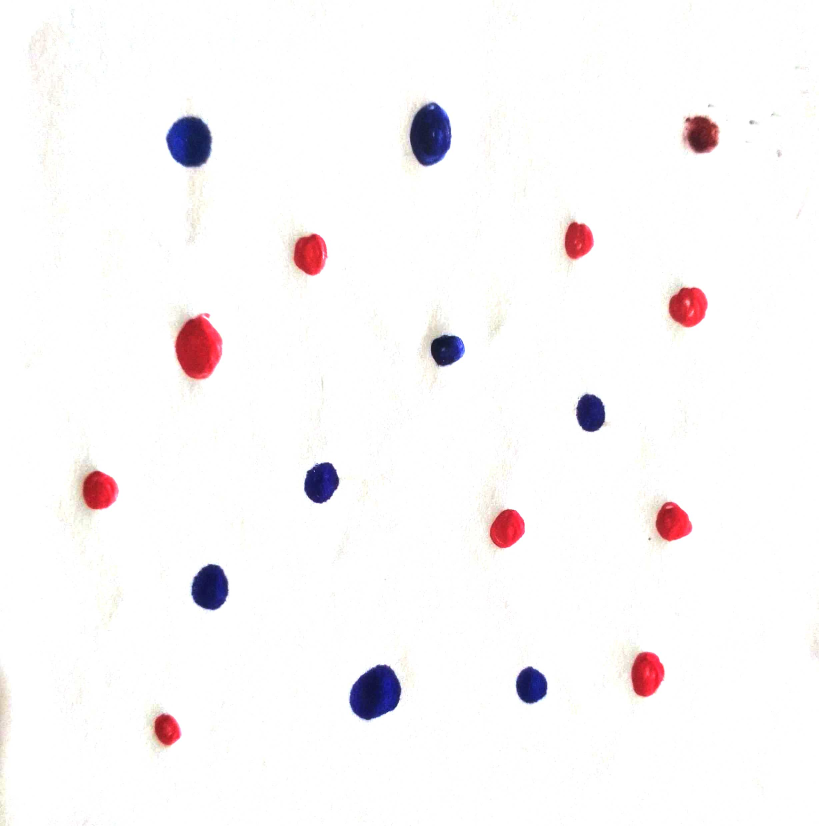
#> input picture lab3/new.jpg, 2456 x 2477 px, found by its file name (shown at 1/3 size)
$ jupyter execute --allow-errors lab3.ipynb
#> lines starting #> are read from the running program, lines starting #| are printed output that depends on the picture; after the words box and inside, x2 and y2 are one past the last pixel; in counts of white or black regions, pixels touching at a corner belong together
[cell 1]
#cs21b2016

import cv2
import numpy as np
from IPython.display import Image, display
from matplotlib import pyplot as plt

path = 'D:/opencv/lab3/new.jpg'

#convert to grayscale
img = cv2.imread(path)
#> img is the input picture: shape (2477, 2456, 3); mean B, G, R 248.3, 247.4, 250

#image grayscale conversion
gray = cv2.cvtColor(img, cv2.COLOR_BGR2GRAY)
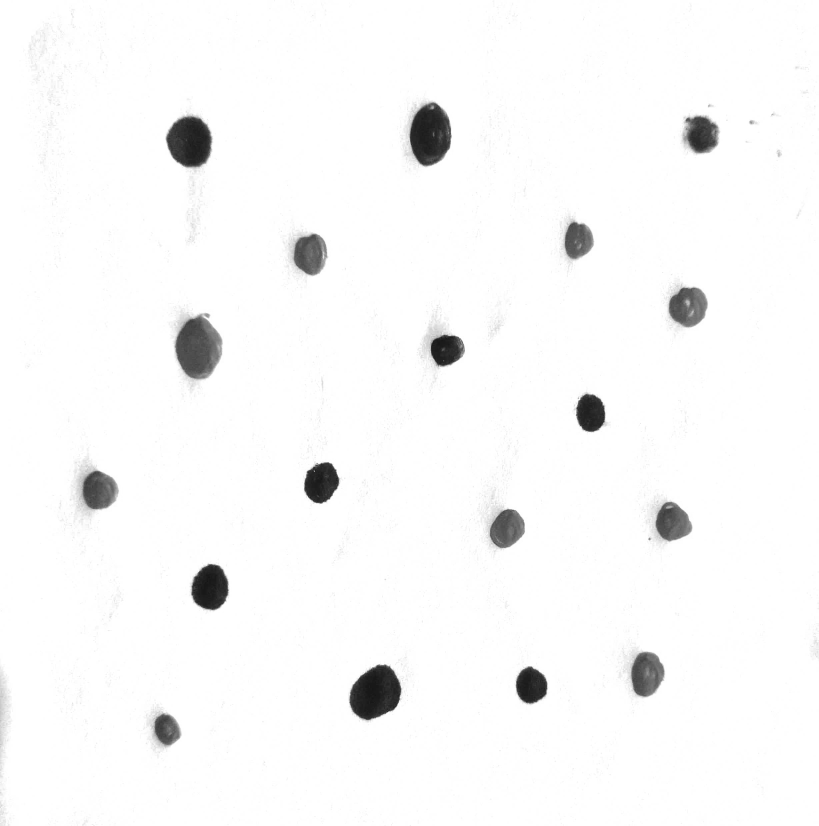
#> gray: shape (2477, 2456) (shown at 1/3 size); min 8, max 255, mean 248.3
#display image


# Plot the image
def imshow(img, ax=None):
    if ax is None:
        ret, encoded = cv2.imencode(".jpg", img)
        display(Image(encoded))
    else:
        ax.imshow(cv2.cvtColor(img, cv2.COLOR_BGR2RGB))
        ax.axis('off')

imshow(gray)


ret,bin_img = cv2.threshold(gray, 0, 255, cv2.THRESH_BINARY_INV | cv2.THRESH_OTSU)
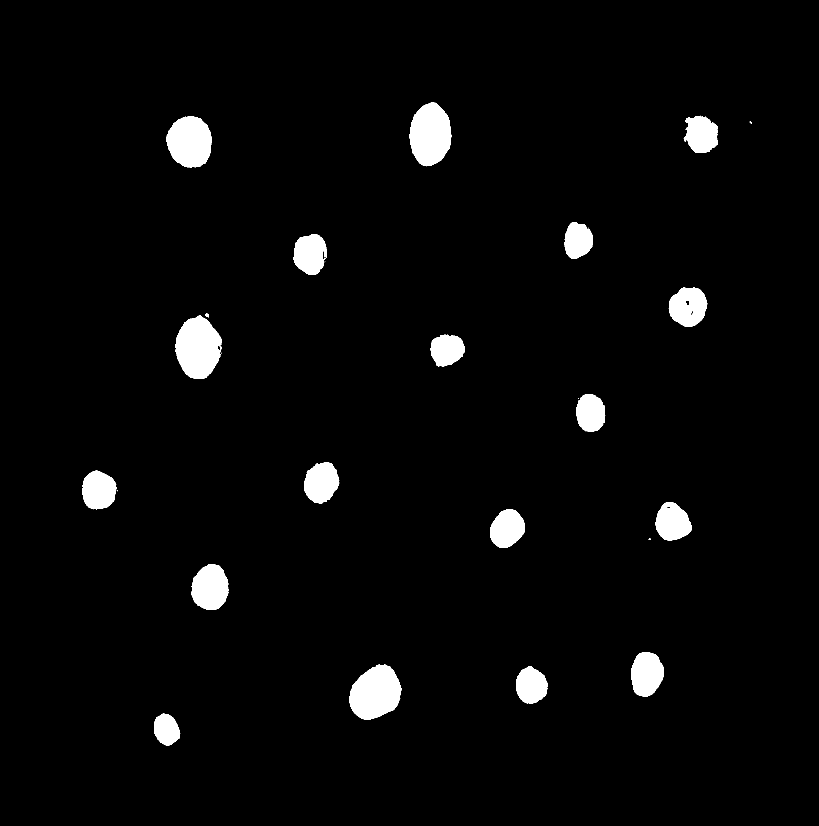
#> bin_img: shape (2477, 2456) (shown at 1/3 size); 3.2% white; 33 white regions (12 under 20 px), largest, box (x1, y1, x2, y2) and area: (525, 945, 665, 1137) 19300, (1048, 1994, 1204, 2160) 18862, (1229, 307, 1354, 499) 18177
#> ret = 163

imshow(bin_img)

[cell 2]
# noise removal
kernel = cv2.getStructuringElement(cv2.MORPH_RECT, (3, 3))
bin_img = cv2.morphologyEx(bin_img,
						cv2.MORPH_OPEN,
						kernel,
						iterations=2)
#> bin_img: shape (2477, 2456); 3.2% white; 18 white regions, largest, box (x1, y1, x2, y2) and area: (526, 947, 664, 1137) 19191, (1049, 1994, 1204, 2160) 18850, (1229, 308, 1354, 498) 18161
imshow(bin_img)

$ run again, with lab3/dot1.jpg copied over lab3/new.jpg
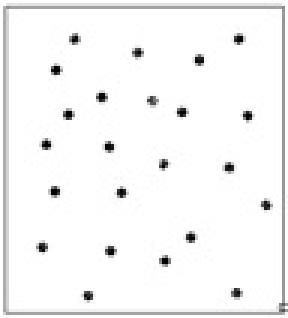
#> input picture lab3/dot1.jpg, 96 x 106 px, found by its file name (shown 3 times larger)
#> img is the input picture: shape (106, 96, 3); min 0, max 255, mean 245.7
#> encoded = 3682 values, max 255 at index 0, min 0 at index 4, mean 130.3
#> `ret,bin_img = cv2.threshold(gray, 0, 255, cv2.THRESH_BINARY_INV | cv2...`:
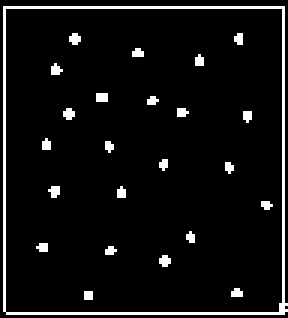
#> bin_img: shape (106, 96) (shown 3 times larger); 6.2% white in thin lines or dots
#> ret = 191

$ run again, with lab3/dot2.jpg copied over lab3/new.jpg
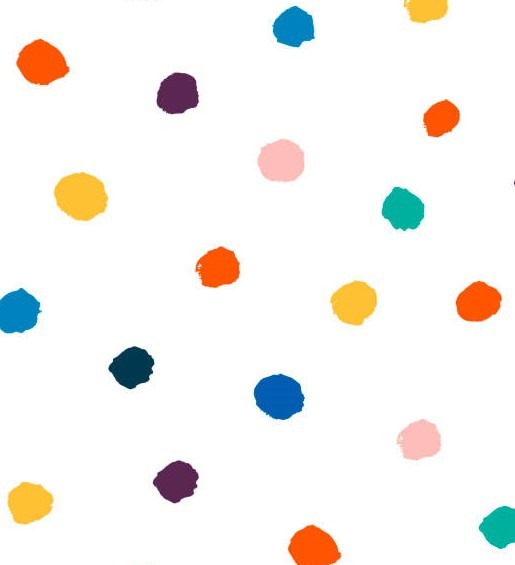
#> input picture lab3/dot2.jpg, 515 x 565 px, found by its file name
#> img is the input picture: shape (565, 515, 3); mean B, G, R 239.6, 243, 245.7
#> `ret,bin_img = cv2.threshold(gray, 0, 255, cv2.THRESH_BINARY_INV | cv2...`:
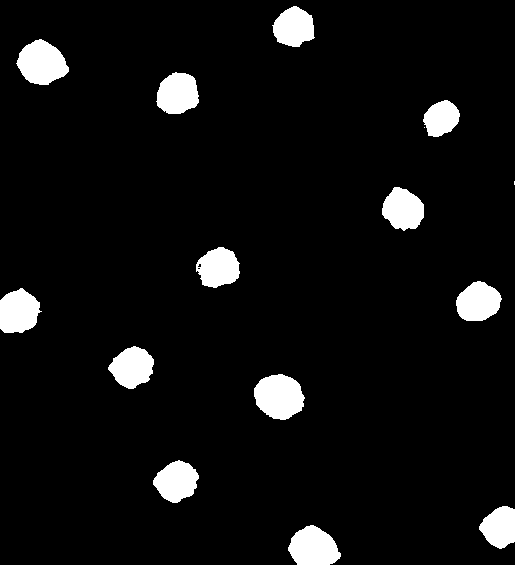
#> bin_img: shape (565, 515); 6.1% white; 15 white regions (2 under 20 px), largest, box (x1, y1, x2, y2) and area: (254, 374, 305, 420) 1754, (16, 39, 69, 85) 1672, (288, 525, 341, 565) 1553
#> ret = 177
#> `bin_img = cv2.morphologyEx(bin_img, cv2.MORPH_OPEN, kernel, iterations..`:
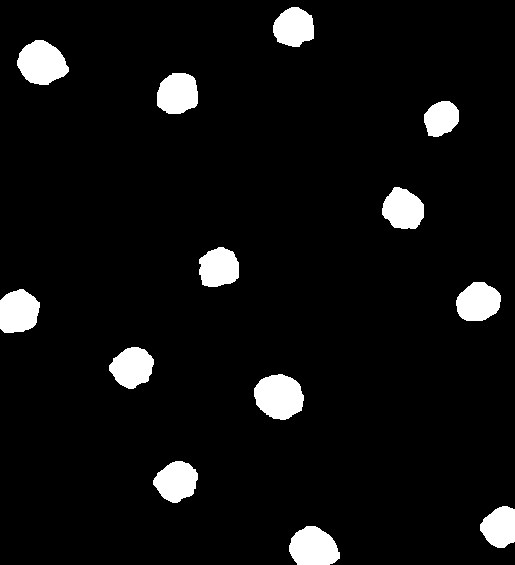
#> bin_img: shape (565, 515); 6.1% white; 13 white regions, largest, box (x1, y1, x2, y2) and area: (254, 374, 304, 420) 1748, (17, 40, 69, 85) 1668, (289, 526, 340, 565) 1541
